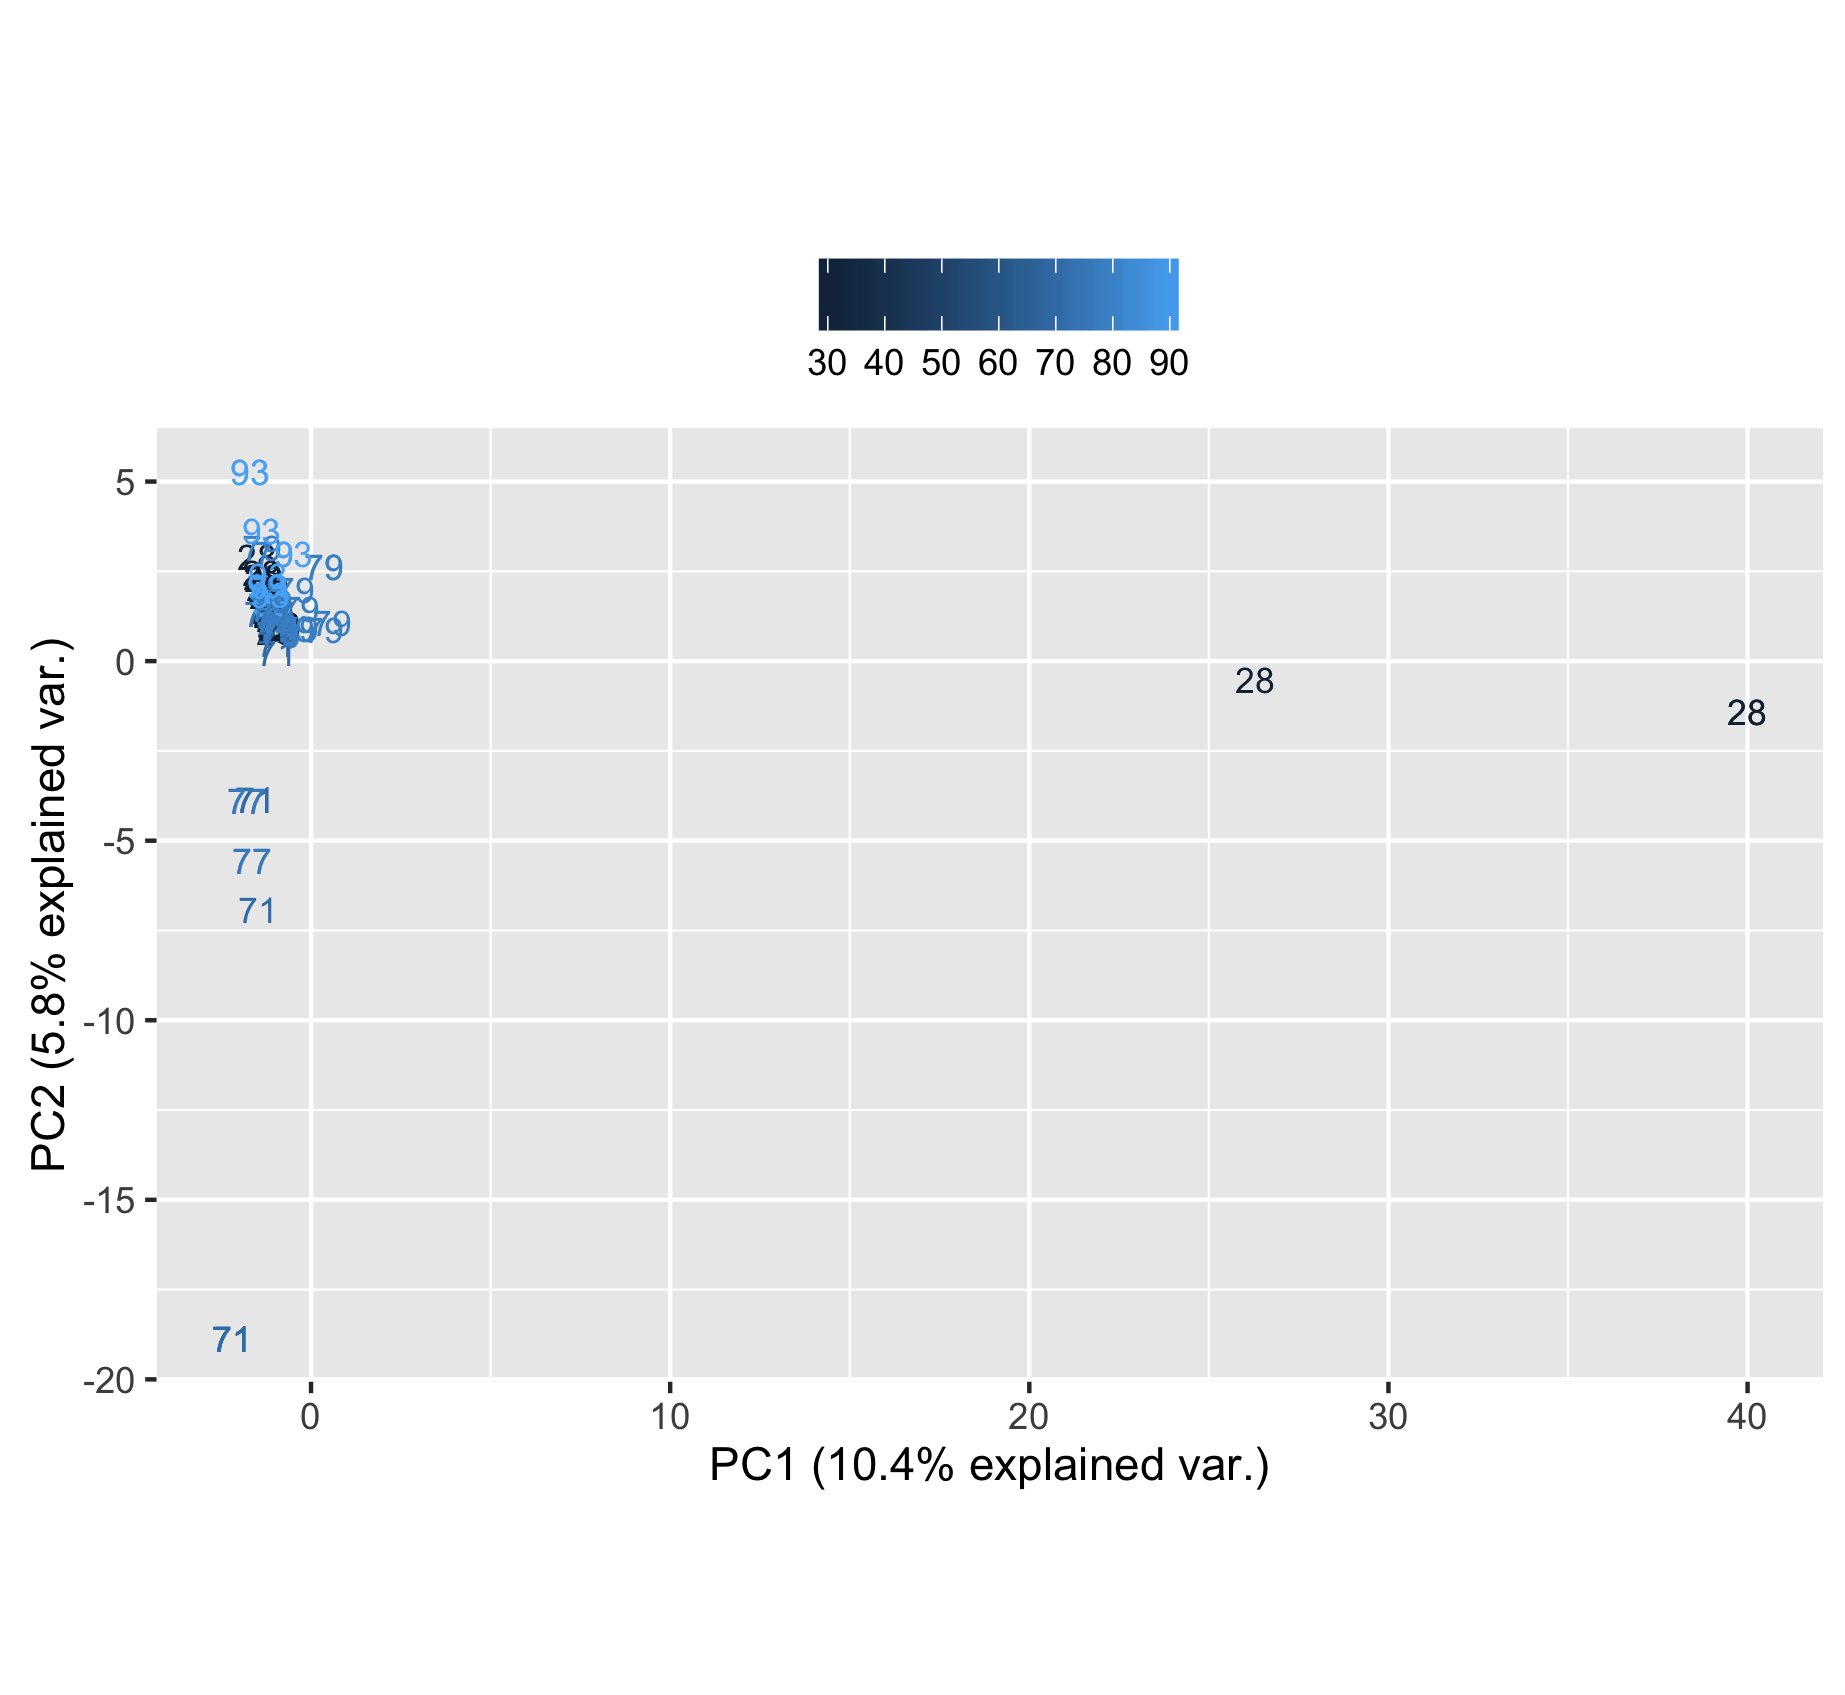

Generate this figure with R:
library(ggbiplot)

pathWeights <- "/Users/cuent/NetbeansProjects/KODAR/Job/target/kodar_home/sparse/tfidf.csv"
csv <- read.csv(pathWeights, header = 
                      TRUE, sep = ",")
weights <- csv[-1]
weights.label <- csv[1]
weights.pca <- prcomp(weights, center = TRUE, scale. = TRUE)
print(weights.pca)
plot(weights.pca, type = "l")
summary(weights.pca)
g <- ggbiplot(weights.pca, var.scale = 1, obs.scale = 1, 
              var.axes = FALSE, labels = weights.label)
g <- g + theme(legend.direction = 'horizontal', 
               legend.position = 'top')
print(g)

pathToSave <- "NetbeansProjects/KODAR/R/vectors/vectors.png"
ggsave(pathToSave)
